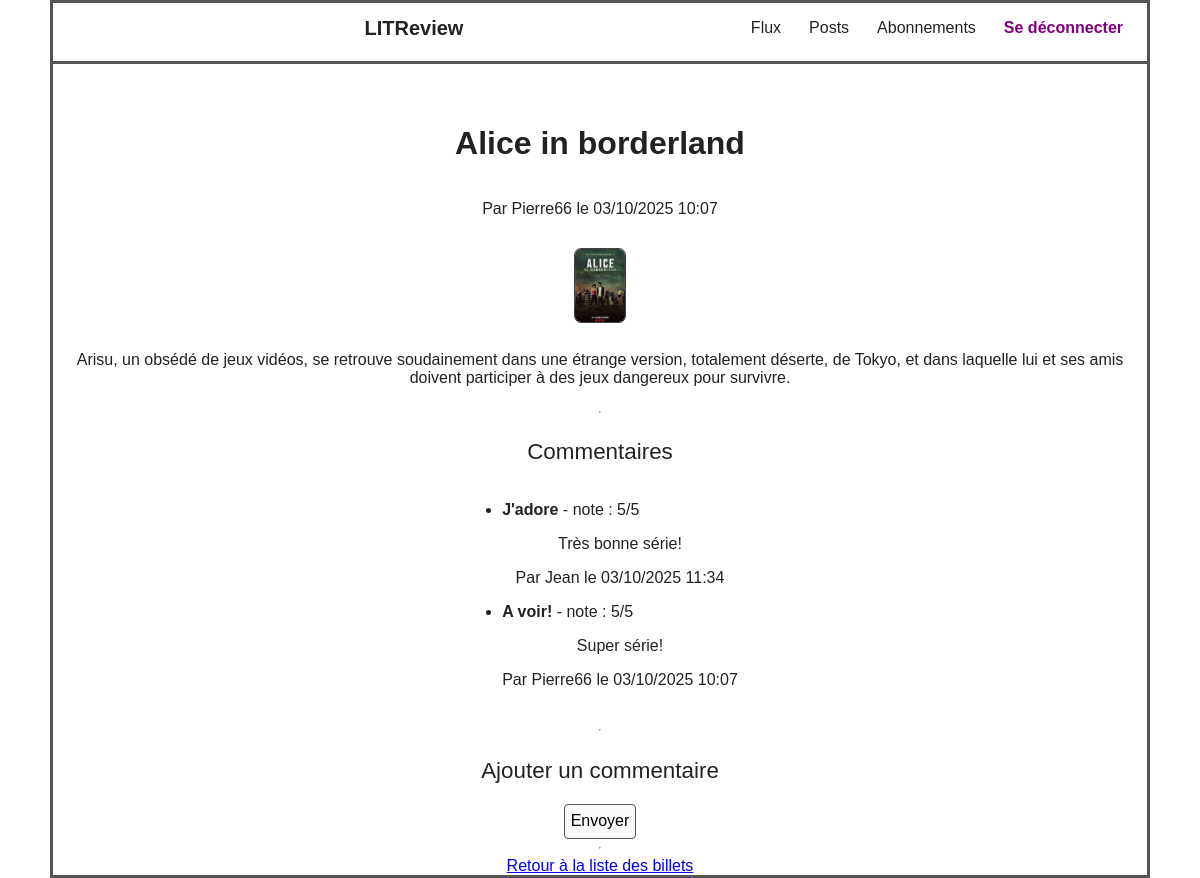
The app's page /tickets/11/ (signed in) with its own data.
### blog/models.py (models this page shows, shortened)
class Ticket(models.Model):
    title = models.CharField(max_length=128)
    description = models.TextField(max_length=2048, blank=True)
    user = models.ForeignKey(
        to=settings.AUTH_USER_MODEL,
        on_delete=models.CASCADE
    )
    image = models.ImageField(null=True, blank=True)
    time_created = models.DateTimeField(auto_now_add=True)

class Review(models.Model):
    ticket = models.ForeignKey(to=Ticket, on_delete=models.CASCADE)
    rating = models.PositiveSmallIntegerField(
        validators=[MinValueValidator(0), MaxValueValidator(5)]
    )
    headline = models.CharField(max_length=128)
    body = models.CharField(max_length=8192, blank=True)
    user = models.ForeignKey(
        to=settings.AUTH_USER_MODEL, on_delete=models.CASCADE
    )
    time_created = models.DateTimeField(auto_now_add=True)

### authentication/models.py (models this page shows)
class User(AbstractUser):
    pass

### blog/views.py (the view)
# urls.py: path('tickets/<int:pk>/', blog.views.ticket_detail, name='ticket_detail'),
@login_required
def ticket_detail(request, pk):
    ticket = get_object_or_404(Ticket, pk=pk)
    reviews = Review.objects.filter(ticket=ticket).order_by('-time_created')
    return render(request, 'ticket_detail.html', {'ticket': ticket, 'reviews': reviews})

### blog/templates/ticket_detail.html (shortened to what this page needs)
{% extends "base.html" %}
{% load static %}
{% block content %}
<h1>{{ ticket.title }}</h1>
<p>Par {{ ticket.user }} le {{ ticket.time_created|date:"d/m/Y H:i" }}</p>
{% if ticket.image %}
    <img src="{{ ticket.image.url }}" alt="Image pour {{ ticket.title }}" class="ticket-image" />
{% endif %}
<p>{{ ticket.description }}</p>
<hr>
<h2>Commentaires</h2>
<ul class="review-list">
    {% for review in reviews %}
    <li class="review-item">
        <strong>{{ review.headline }}</strong> - note : {{ review.rating }}/5<br />
        <p>{{ review.body }}</p>
        <p>Par {{ review.user }} le {{ review.time_created|date:"d/m/Y H:i" }}</p>
    </li>
    {% empty %}
    <li>Pas encore de commentaires.</li>
    {% endfor %}
</ul>
<hr>
<h2>Ajouter un commentaire</h2>
<form method="post" action="{% url 'review_create' ticket.pk %}">
  <button type="submit">Envoyer</button>
</form>
<hr>
<a href="{% url 'ticket_list' %}">Retour à la liste des billets</a>
{% endblock %}

### authentication/static/css/style.css (style rules this page uses)
body { font-family: Arial, sans-serif; margin: 0; padding: 0; background: #fff; color: #222; }
h2 { font-size: 1.4em; font-weight: normal; margin-bottom: 20px; }
form { display: flex; flex-direction: column; align-items: center; gap: 16px; margin: 0 auto; width: 100%; max-width: 350px; }
button { height: 35px; font-size: 1em; border: 1px solid #555; border-radius: 4px; background-color: #fafafa; cursor: pointer; }
p { text-align: center; font-size: 1em; margin: 16px 0; }
.ticket-image { max-width: 50px; max-height: 80px; border-radius: 7px; border: 1px solid #444; display: block; margin: 14px 0 12px 0; }
button { cursor: pointer; }

### records on screen
Ticket: title "Alice in borderland", user "Pierre66", time_created "03/10/2025 10:07", image (picture), description "Arisu, un obsédé de jeux vidéos, se retrouve soudainement dans une étrange version, totalement déserte, de Tokyo, et dans laquelle lui et ses amis doivent participer à des jeux dangereux pour survivre."
Review: headline "J'adore", rating "5", body "Très bonne série!", user "Jean", time_created "03/10/2025 11:34"
Review: headline "A voir!", rating "5", body "Super série!", user "Pierre66", time_created "03/10/2025 10:07"
